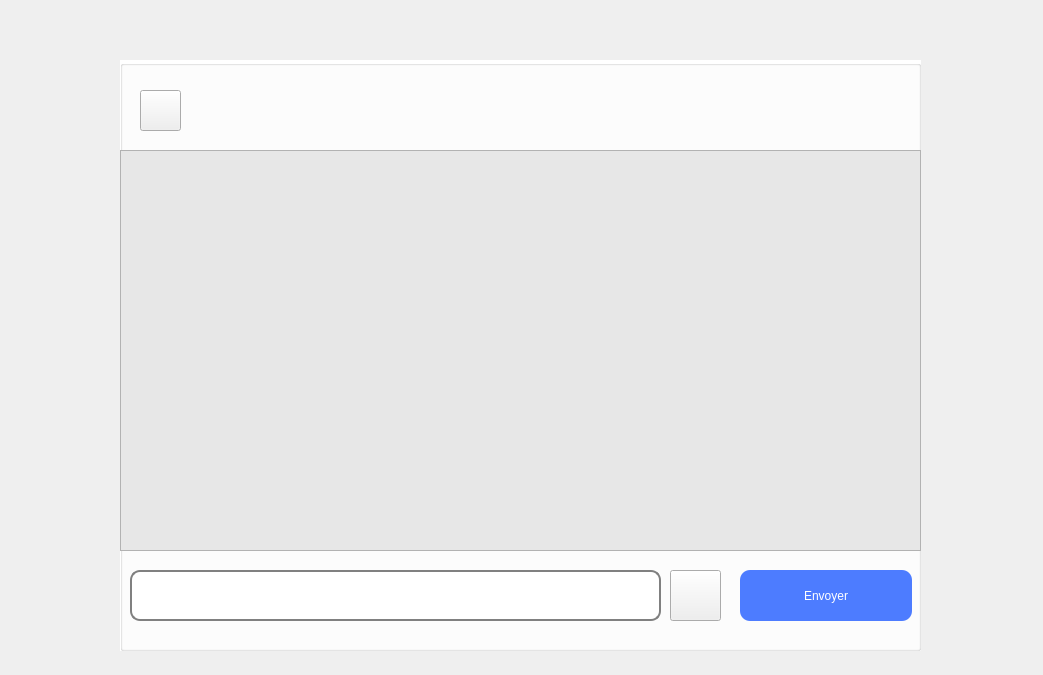
<?xml version="1.0" encoding="UTF-8"?>
<ui version="4.0">
 <class>widget</class>
 <widget class="QDialog" name="widget">
  <property name="geometry">
   <rect>
    <x>0</x>
    <y>0</y>
    <width>1043</width>
    <height>675</height>
   </rect>
  </property>
  <property name="windowTitle">
   <string>Dialog</string>
  </property>
  <widget class="QGroupBox" name="groupBox">
   <property name="geometry">
    <rect>
     <x>120</x>
     <y>60</y>
     <width>801</width>
     <height>591</height>
    </rect>
   </property>
   <property name="styleSheet">
    <string notr="true">QGroupBox{
	background-color: rgb(255, 255, 255);
}
QLineEdit {
	font: 10pt &quot;Nirmala UI Semilight&quot;;
	
	
	

    border: 2px solid gray;
    border-radius: 10px;
    padding: 0 8px;
    background: white;
    selection-background-color: darkgray;
}
</string>
   </property>
   <property name="title">
    <string/>
   </property>
   <widget class="QPushButton" name="pushButton">
    <property name="geometry">
     <rect>
      <x>620</x>
      <y>510</y>
      <width>172</width>
      <height>51</height>
     </rect>
    </property>
    <property name="styleSheet">
     <string notr="true">QPushButton {
    color: rgb(255, 255, 255);
  background-color: #4d7cff;
    border-style: outset;
    border-width: 0px;
    border-radius: 10px;
    border-color: beige;
    min-width: 10em;
    padding: 6px;
}
QPushButton:hover {
color: #fff;
    background-color: rgb(43, 163, 255);
    border-style: inset;
}
QPushButton:pressed {
    background-color: rgb(43, 163, 255);
    border-style: inset;
}</string>
    </property>
    <property name="text">
     <string>Envoyer</string>
    </property>
   </widget>
   <widget class="QLineEdit" name="line_message">
    <property name="geometry">
     <rect>
      <x>10</x>
      <y>510</y>
      <width>531</width>
      <height>51</height>
     </rect>
    </property>
   </widget>
   <widget class="QLabel" name="label_4">
    <property name="geometry">
     <rect>
      <x>80</x>
      <y>20</y>
      <width>51</width>
      <height>51</height>
     </rect>
    </property>
    <property name="text">
     <string/>
    </property>
    <property name="pixmap">
     <pixmap>../../../Downloads/hama.webp</pixmap>
    </property>
    <property name="scaledContents">
     <bool>true</bool>
    </property>
   </widget>
   <widget class="QLabel" name="label_6">
    <property name="geometry">
     <rect>
      <x>730</x>
      <y>10</y>
      <width>61</width>
      <height>61</height>
     </rect>
    </property>
    <property name="text">
     <string/>
    </property>
    <property name="pixmap">
     <pixmap>../../../Downloads/logo_c++-1.png</pixmap>
    </property>
    <property name="scaledContents">
     <bool>true</bool>
    </property>
   </widget>
   <widget class="QTextEdit" name="textEdit">
    <property name="geometry">
     <rect>
      <x>0</x>
      <y>90</y>
      <width>801</width>
      <height>401</height>
     </rect>
    </property>
    <property name="styleSheet">
     <string notr="true">background-color: rgb(231, 231, 231);</string>
    </property>
   </widget>
   <widget class="QPushButton" name="connecter">
    <property name="geometry">
     <rect>
      <x>550</x>
      <y>510</y>
      <width>51</width>
      <height>51</height>
     </rect>
    </property>
    <property name="styleSheet">
     <string notr="true">border-image: url(:/images/images/connection.png);</string>
    </property>
    <property name="text">
     <string/>
    </property>
   </widget>
   <widget class="QLabel" name="nom_user">
    <property name="geometry">
     <rect>
      <x>380</x>
      <y>30</y>
      <width>151</width>
      <height>41</height>
     </rect>
    </property>
    <property name="styleSheet">
     <string notr="true">QLabel
{
	font: 63 10pt &quot;Yu Gothic UI Semibold&quot;;
}</string>
    </property>
    <property name="text">
     <string/>
    </property>
   </widget>
   <widget class="QPushButton" name="connecter_2">
    <property name="geometry">
     <rect>
      <x>20</x>
      <y>30</y>
      <width>41</width>
      <height>41</height>
     </rect>
    </property>
    <property name="styleSheet">
     <string notr="true">QPushButton
{
	border-image: url(:/images/images/return1.png);
}
QPushButton:hover
{
	border-image: url(:/images/images/return.png);
}</string>
    </property>
    <property name="text">
     <string/>
    </property>
   </widget>
  </widget>
 </widget>
 <resources/>
 <connections/>
</ui>
